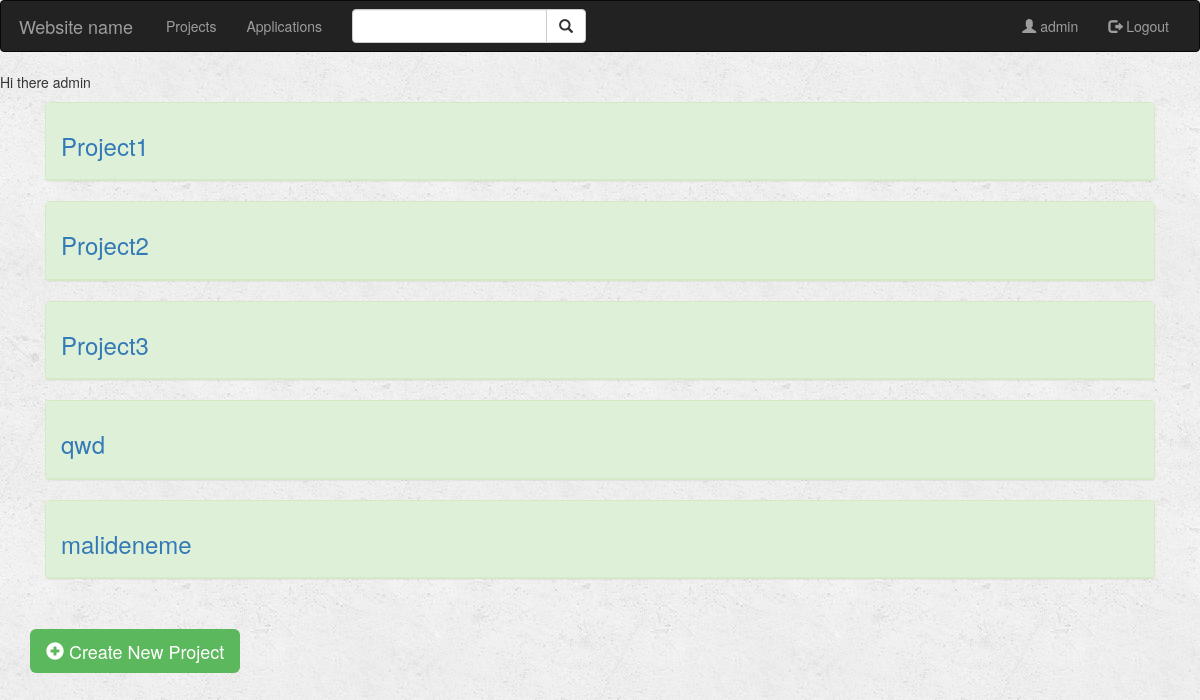
Screenshot of /project/ (signed in) with the database file from the repository.
### project/models.py (models this page shows)
class Project(models.Model):
    user = models.ForeignKey(User, default=1, on_delete=models.SET_DEFAULT, related_name='user')
    name = models.CharField(max_length=100)
    situation = models.CharField(max_length=10)
    def __str__(self):
        return self.name + ' - ' + self.situation

### project/views.py (the view)
def index(request):
    f = []
    if not request.user.is_authenticated:
        return render(request, 'project/login.html')
    else:
        app = Application.deneme(request)
        projects = Project.objects.all()
        return render(request, 'project/index.html',{'app':app, 'projects':projects})

### project/models.py (called while the page is built)
    def deneme(ruser):
        f = []
        applications = Application.objects.all()
        for aaa in applications:
            b = aaa.username
            c = b.split(',')
            for d in c:
                if d == ruser.user.username:
                    f.append(aaa)
        return f

### project/templates/project/index.html (shortened to what this page needs)
{% extends 'project/base.html' %}
{% block body %}
{% if user.is_authenticated %}
<p>Hi there {{user.username}}</p>
{% for a in projects %}
<div class="container">
  <div class="panel panel-success">
    <div class="panel-heading">
      <h3><a data-toggle="collapse" href="#{{a.name}}">{{a.name}}</a></h3>
    </div>
  </div>
</div>
{% endfor %}
<div style="margin: 30px 0px 10px 30px">
  <a href="{% url 'project:create_project' %}" class="btn btn-success btn-lg" style="border:none">
    <span class="glyphicon glyphicon-plus-sign"></span> Create New Project
  </a>
</div>
{% else %}
<p>You must login first.</p>
{% endif %}
{% endblock %}

### project/templates/project/base.html (shortened to what this page needs)
<!DOCTYPE html>
<html lang="en" dir="ltr">
<head>
  {% load staticfiles %}
  <link rel="stylesheet" href="https://maxcdn.bootstrapcdn.com/bootstrap/3.3.6/css/bootstrap.min.css">
  <link rel="stylesheet" type="text/css" href="{% static 'project/style.css' %}" />
</head>
<body>
  <nav class="navbar navbar-inverse">
    <div class="container-fluid">
      <div class="navbar-header">
        <a class="navbar-brand" style="text-align:center; width: 150px;" href="{% url 'project:index' %}">Website
          name</a>
      </div>
      <div class="collapse navbar-collapse" id="topNavBar">
        <ul class="nav navbar-nav">
          <li class=""><a href="#">Projects</a></li>
          <li><a href="#">Applications</a></li>
        </ul>
        <form class="navbar-form navbar-left" role="search" method="get" action="{% url 'project:index' %}">
          <div class="input-group">
            <input type="text" class="form-control" name="q" value="{{ request.GET.q }}">
            <div class="input-group-btn">
              <button class="btn btn-default" type="submit">
                <i class="glyphicon glyphicon-search"></i>
              </button>
            </div>
          </div>
        </form>
        <ul class="nav navbar-nav navbar-right">
          {% if user.is_authenticated %}
          <li><a href="#"><span class="glyphicon glyphicon-user"></span> {{user.username}}</a></li>
          <li><a href="http://127.0.0.1:8000/logout_user/"><span class="glyphicon glyphicon-log-out"></span> Logout</a>
          </li>
          {% else %}
          <li class="{% block register_active %}{% endblock %}"><a href="{% url 'project:register' %}"><span
                class="glyphicon glyphicon-user"></span> Register</a></li>
          <li><a href="http://127.0.0.1:8000/login_user/"><span class="glyphicon glyphicon-log-in"></span> Login</a>
          </li>
          {% endif %}
        </ul>
      </div>
    </div>
  </nav>
  {% block body %}
  {% endblock %}
</body>
</html>

### project/static/project/style.css (style rules this page uses)
body { background: white url("images/background.png"); }

### project/templates/project/index.html (style rules this page uses)
.container { width: 95%; }

### rows the page displays
Project: name "Project1"
Project: name "Project2"
Project: name "Project3"
Project: name "qwd"
Project: name "malideneme"

### other values shown
{{ user.username }} "admin"
